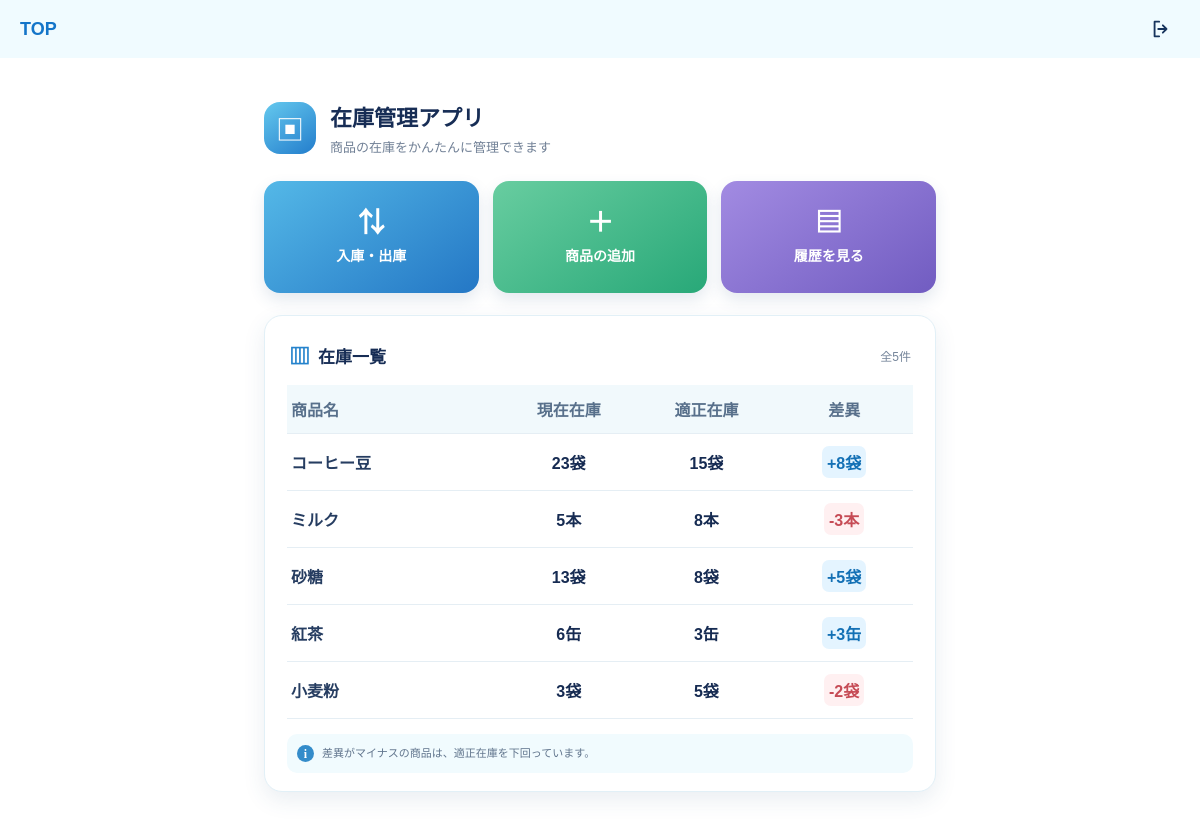
Before: / (signed in) with the older database file.
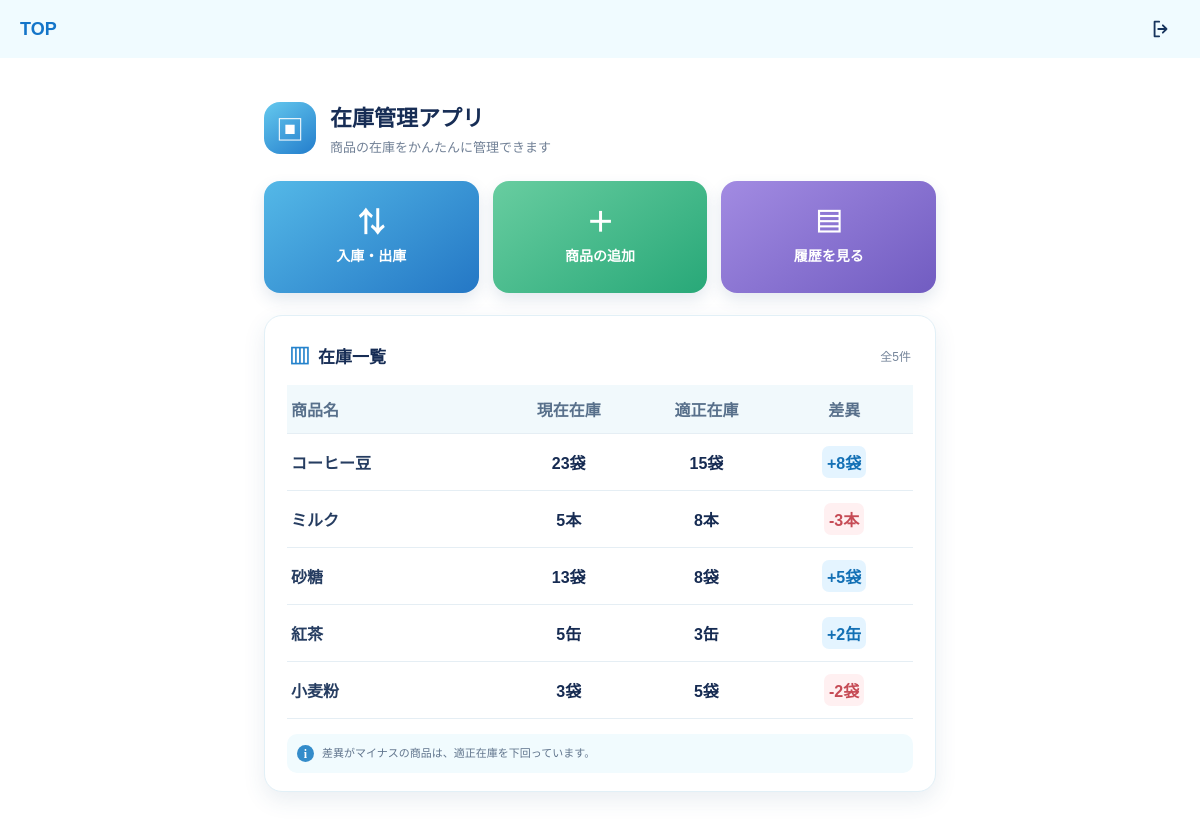
After: the same page with the newer database file.
### tables this page shows
CREATE TABLE products (
    id INTEGER PRIMARY KEY AUTOINCREMENT,
    name TEXT NOT NULL,
    stock INTEGER NOT NULL DEFAULT 0,
    proper_stock INTEGER NOT NULL
, unit TEXT);

### app.py (the view)
@app.route("/")
@login_required
def home():
    conn = get_db_connection()
    products = conn.execute(
        "SELECT * FROM products"
    ).fetchall()
    conn.close()
    products = [
        {
            "id": product["id"],
            "name": product["name"],
            "stock": product["stock"],
            "proper_stock": product["proper_stock"],
            "unit": product["unit"],
            "difference": product["stock"] - product["proper_stock"]
        }
        for product in products
    ]
    return render_template(
        "index.html",
        products=products
    )

### app.py (called while the page is built)
def get_db_connection():
    conn = sqlite3.connect("inventory.db")
    conn.row_factory = sqlite3.Row
    product_columns = {
        row[1] for row in conn.execute("PRAGMA table_info(products)")
    }
    if product_columns and "unit" not in product_columns:
        conn.execute("ALTER TABLE products ADD COLUMN unit TEXT")
        conn.commit()
    columns = {
        row[1] for row in conn.execute("PRAGMA table_info(transactions)")
    }
    if columns and "product_id" not in columns:
        conn.execute("ALTER TABLE transactions ADD COLUMN product_id INTEGER")
        conn.commit()
    if columns and "user_id" not in columns:
        conn.execute("ALTER TABLE transactions ADD COLUMN user_id INTEGER")
        conn.commit()
    return conn

@login_manager.user_loader
def load_user(user_id):
    conn = get_db_connection()
    user_record = conn.execute(
        "SELECT id, username, password_hash FROM users WHERE id = ?",
        (user_id,)
    ).fetchone()
    conn.close()
    if user_record is None:
        return None
    return User(
        user_record["id"],
        user_record["username"],
        user_record["password_hash"]
    )

### templates/index.html (shortened to what this page needs)
<!DOCTYPE html>
{% extends "base.html" %}
{% block site_header %}
<header class="top-header">
    <a class="top-header__brand" href="{{ url_for('home') }}">TOP</a>
    {% if current_user.is_authenticated %}
    <a class="top-header__logout-icon" href="{{ url_for('logout') }}" aria-label="ログアウト" title="ログアウト">
        <svg viewBox="0 0 24 24" aria-hidden="true" focusable="false">
            <path d="M10 4H5v16h5M14 8l4 4-4 4M18 12H9" />
        </svg>
    </a>
    {% endif %}
</header>
{% endblock %}
{% block content %}
<div class="inventory-home">
    <section class="intro" aria-labelledby="page-heading">
        <div class="intro__icon" aria-hidden="true">▣</div>
        <div>
            <h1 id="page-heading">在庫管理アプリ</h1>
            <p>商品の在庫をかんたんに管理できます</p>
        </div>
    </section>
    <nav class="quick-actions" aria-label="在庫管理メニュー">
        <a class="quick-action quick-action--transaction" href="{{ url_for('transaction') }}">
            <span class="quick-action__icon" aria-hidden="true">⇅</span>
            <span>入庫・出庫</span>
        </a>
        <a class="quick-action quick-action--add" href="{{ url_for('product_list') }}">
            <span class="quick-action__icon" aria-hidden="true">＋</span>
            <span>商品の追加</span>
        </a>
        <a class="quick-action quick-action--history" href="{{ url_for('history') }}">
            <span class="quick-action__icon" aria-hidden="true">▤</span>
            <span>履歴を見る</span>
        </a>
    </nav>
    <section class="inventory-card" aria-labelledby="inventory-heading">
        <div class="inventory-card__heading">
            <h2 id="inventory-heading"><span aria-hidden="true">▥</span> 在庫一覧</h2>
            <span class="inventory-count">全{{ products|length }}件</span>
        </div>
        <table class="inventory-table">
            <thead>
                <tr>
                    <th scope="col">商品名</th>
                    <th scope="col">現在在庫</th>
                    <th scope="col">適正在庫</th>
                    <th scope="col">差異</th>
                </tr>
            </thead>
            <tbody>
                {% for product in products %}
                <tr>
                    <td>{{ product.name }}</td>
                    <td>{{ product.stock }}{% if product.unit and product.unit != "未設定" %}{{ product.unit }}{% endif %}</td>
                    <td>{{ product.proper_stock }}{% if product.unit and product.unit != "未設定" %}{{ product.unit }}{% endif %}</td>
                    <td>
                        <span class="difference-badge{% if product.difference is gt(0) %} difference-badge--positive{% elif product.difference is lt(0) %} difference-badge--negative{% else %} difference-badge--zero{% endif %}">
                            {% if product.difference is gt(0) %}+{% endif %}{{ product.difference }}{% if product.unit and product.unit != "未設定" %}{{ product.unit }}{% endif %}
                        </span>
                    </td>
                </tr>
                {% else %}
                <tr>
                    <td class="inventory-table__empty" colspan="4">商品が登録されていません</td>
                </tr>
                {% endfor %}
            </tbody>
        </table>
        <p class="inventory-note"><span aria-hidden="true">i</span>差異がマイナスの商品は、適正在庫を下回っています。</p>
    </section>
</div>
{% endblock %}

### templates/base.html (shortened to what this page needs)
<!DOCTYPE html>
<html lang="ja">
<head>
    <link rel="stylesheet"
          href="{{ url_for('static', filename='style.css') }}">
</head>
<body>
    {% block site_header %}{% endblock %}
    <main>
        {% block content %}
        {% endblock %}
    </main>
</body>
</html>

### static/style.css (style rules this page uses)
* { box-sizing: border-box; }
body { margin: 0; color: #162b52; background: #ffffff; font-family: "Yu Gothic", "Hiragino Kaku Gothic ProN", sans-serif; }
a { color: inherit; }
.top-header { display: flex; align-items: center; justify-content: space-between; min-height: 58px; padding: 0 20px; background: #f0fbff; }
.top-header__brand { color: #1475c9; font-size: 18px; font-weight: 700; text-decoration: none; }
.top-header__logout-icon { display: grid; place-items: center; width: 38px; border-radius: 8px; color: #17345d; text-decoration: none; }
.top-header__logout-icon svg { width: 22px; height: 22px; fill: none; stroke: currentColor; stroke-linecap: round; stroke-linejoin: round; stroke-width: 2; }
.inventory-home { width: min(100%, 720px); margin: 0 auto; padding: 28px 16px 40px; }
.intro { display: flex; align-items: center; gap: 14px; margin-bottom: 25px; }
.intro__icon { display: grid; flex: 0 0 52px; place-items: center; width: 52px; height: 52px; border-radius: 16px; color: #ffffff; background: linear-gradient(145deg, #65c9ee, #237dcc); font-size: 28px; }
.intro h1 { margin: 0 0 5px; color: #172d55; font-size: 22px; }
.intro p { margin: 0; color: #718096; font-size: 13px; }
.quick-actions { display: grid; grid-template-columns: repeat(3, minmax(0, 1fr)); gap: 9px; margin-bottom: 22px; }
.quick-action { display: flex; min-height: 100px; flex-direction: column; align-items: center; justify-content: center; gap: 8px; padding: 12px 5px; border-radius: 16px; color: #ffffff; font-size: 12px; font-weight: 700; text-align: center; text-decoration: none; box-shadow: 0 7px 16px rgba(43, 84, 129, 0.13); }
.quick-action__icon { font-size: 27px; line-height: 1; }
.quick-action--transaction { background: linear-gradient(145deg, #54b8e7, #2477c5); }
.quick-action--add { background: linear-gradient(145deg, #68cda0, #28a878); }
.quick-action--history { background: linear-gradient(145deg, #a28be2, #715cc1); }
.inventory-card { padding: 20px 14px 15px; border: 1px solid #e2f0f7; border-radius: 18px; background: #ffffff; box-shadow: 0 8px 22px rgba(48, 91, 130, 0.1); }
.inventory-card__heading { display: flex; align-items: center; justify-content: space-between; margin: 0 2px 15px; }
.inventory-card h2 { display: flex; align-items: center; gap: 8px; margin: 0; color: #172d55; font-size: 17px; }
.inventory-card h2 span { color: #2583cc; font-size: 21px; }
.inventory-count { color: #75859a; font-size: 12px; }
.inventory-table { width: 100%; table-layout: fixed; border-collapse: collapse; font-size: 12px; }
.inventory-table th, .inventory-table td { padding: 12px 4px; border-bottom: 1px solid #e5eef4; text-align: center; vertical-align: middle; }
.inventory-table th { color: #58708b; background: #f1f9fc; font-size: 11px; font-weight: 700; }
.inventory-table th:first-child, .inventory-table td:first-child { width: 34%; text-align: left; }
.inventory-table td:first-child { overflow: hidden; color: #263d61; font-weight: 600; text-overflow: ellipsis; white-space: nowrap; }
.inventory-table td:nth-child(2), .inventory-table td:nth-child(3) { font-family: inherit; font-size: inherit; font-weight: 600; }
.difference-badge { display: inline-block; min-width: 32px; padding: 4px 5px; border-radius: 7px; font-weight: 700; }
.difference-badge--positive { color: #1370b5; background: #e4f4ff; }
.difference-badge--negative { color: #c64b55; background: #fff0f1; }
.inventory-note { display: flex; align-items: center; gap: 8px; margin: 15px 0 0; padding: 11px 10px; border-radius: 10px; color: #61758d; background: #f1fbfe; font-size: 11px; line-height: 1.5; }
.inventory-note span { display: grid; flex: 0 0 17px; place-items: center; width: 17px; height: 17px; border-radius: 50%; color: #ffffff; background: #348cca; font-family: Georgia, serif; font-size: 12px; font-weight: 700; }
@media (min-width: 768px) { .inventory-home { padding: 42px 24px 56px; } }
@media (min-width: 768px) { .quick-actions { gap: 14px; } }
@media (min-width: 768px) { .quick-action { min-height: 112px; font-size: 14px; } }
@media (min-width: 768px) { .inventory-card { padding: 24px 22px 18px; } }
@media (min-width: 768px) { .inventory-table { font-size: 16px; } }
@media (min-width: 768px) { .inventory-table th { font-size: 16px; } }

Changed rows visible on the page:
changed products "紅茶": stock "6" → "5"; difference "3" → "2"
